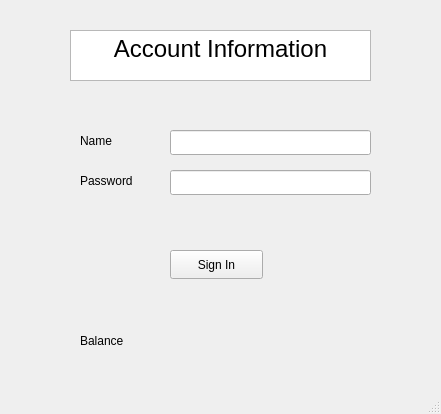
<?xml version="1.0" encoding="UTF-8"?>
<ui version="4.0">
 <class>SignInWindow</class>
 <widget class="QMainWindow" name="SignInWindow">
  <property name="geometry">
   <rect>
    <x>0</x>
    <y>0</y>
    <width>441</width>
    <height>414</height>
   </rect>
  </property>
  <property name="windowTitle">
   <string>SignInWindow</string>
  </property>
  <widget class="QWidget" name="centralwidget">
   <widget class="QLabel" name="label">
    <property name="geometry">
     <rect>
      <x>80</x>
      <y>130</y>
      <width>41</width>
      <height>21</height>
     </rect>
    </property>
    <property name="text">
     <string>Name</string>
    </property>
   </widget>
   <widget class="QTextEdit" name="textEdit">
    <property name="geometry">
     <rect>
      <x>70</x>
      <y>30</y>
      <width>301</width>
      <height>51</height>
     </rect>
    </property>
    <property name="html">
     <string>&lt;!DOCTYPE HTML PUBLIC &quot;-//W3C//DTD HTML 4.0//EN&quot; &quot;http://www.w3.org/TR/REC-html40/strict.dtd&quot;&gt;
&lt;html&gt;&lt;head&gt;&lt;meta name=&quot;qrichtext&quot; content=&quot;1&quot; /&gt;&lt;meta charset=&quot;utf-8&quot; /&gt;&lt;style type=&quot;text/css&quot;&gt;
p, li { white-space: pre-wrap; }
hr { height: 1px; border-width: 0; }
li.unchecked::marker { content: &quot;\2610&quot;; }
li.checked::marker { content: &quot;\2612&quot;; }
&lt;/style&gt;&lt;/head&gt;&lt;body style=&quot; font-family:'Segoe UI'; font-size:9pt; font-weight:400; font-style:normal;&quot;&gt;
&lt;p align=&quot;center&quot; style=&quot; margin-top:0px; margin-bottom:0px; margin-left:0px; margin-right:0px; -qt-block-indent:0; text-indent:0px;&quot;&gt;&lt;span style=&quot; font-size:18pt;&quot;&gt;Account Information&lt;/span&gt;&lt;/p&gt;&lt;/body&gt;&lt;/html&gt;</string>
    </property>
   </widget>
   <widget class="QLabel" name="label_2">
    <property name="geometry">
     <rect>
      <x>80</x>
      <y>170</y>
      <width>71</width>
      <height>21</height>
     </rect>
    </property>
    <property name="text">
     <string>Password</string>
    </property>
   </widget>
   <widget class="QLineEdit" name="nameEdit">
    <property name="geometry">
     <rect>
      <x>170</x>
      <y>130</y>
      <width>201</width>
      <height>25</height>
     </rect>
    </property>
   </widget>
   <widget class="QLineEdit" name="passwordEdit">
    <property name="geometry">
     <rect>
      <x>170</x>
      <y>170</y>
      <width>201</width>
      <height>25</height>
     </rect>
    </property>
   </widget>
   <widget class="QPushButton" name="pushButton">
    <property name="geometry">
     <rect>
      <x>170</x>
      <y>250</y>
      <width>93</width>
      <height>29</height>
     </rect>
    </property>
    <property name="text">
     <string>Sign In</string>
    </property>
   </widget>
   <widget class="QLabel" name="label_3">
    <property name="geometry">
     <rect>
      <x>80</x>
      <y>330</y>
      <width>71</width>
      <height>21</height>
     </rect>
    </property>
    <property name="text">
     <string>Balance</string>
    </property>
   </widget>
   <widget class="QLabel" name="errorMess">
    <property name="geometry">
     <rect>
      <x>170</x>
      <y>220</y>
      <width>251</width>
      <height>20</height>
     </rect>
    </property>
    <property name="text">
     <string/>
    </property>
   </widget>
   <widget class="QLabel" name="balanceSignIn">
    <property name="geometry">
     <rect>
      <x>170</x>
      <y>330</y>
      <width>91</width>
      <height>20</height>
     </rect>
    </property>
    <property name="text">
     <string/>
    </property>
   </widget>
  </widget>
  <widget class="QMenuBar" name="menubar">
   <property name="geometry">
    <rect>
     <x>0</x>
     <y>0</y>
     <width>441</width>
     <height>26</height>
    </rect>
   </property>
  </widget>
  <widget class="QStatusBar" name="statusbar"/>
 </widget>
 <resources/>
 <connections/>
</ui>
